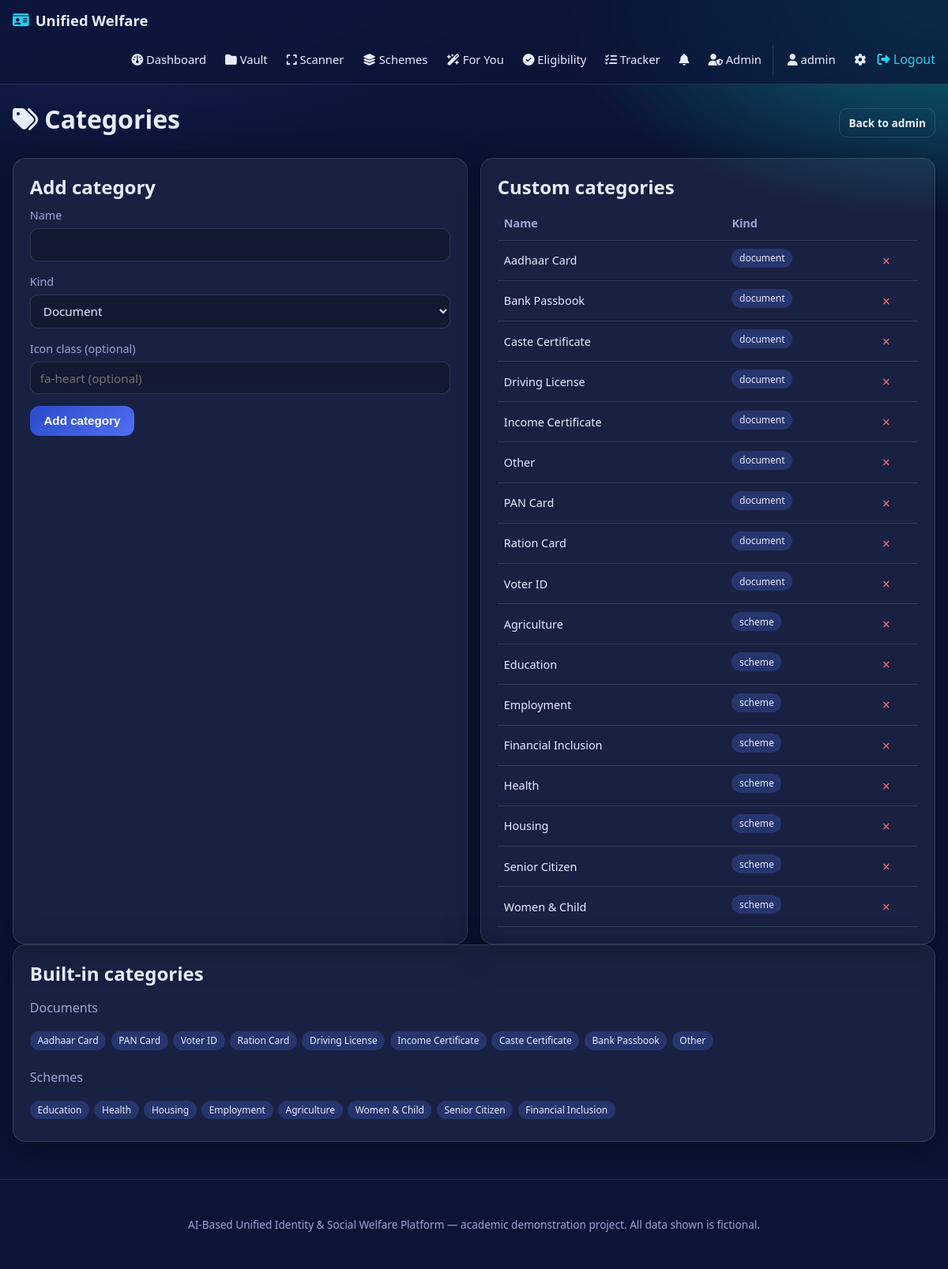
The app's page /admin/categories (signed in) with its own data.
### models.py (models this page shows, shortened)
class User(UserMixin, db.Model):
    __tablename__ = "users"
    id = db.Column(db.Integer, primary_key=True)
    username = db.Column(db.String(80), unique=True, nullable=False, index=True)
    email = db.Column(db.String(120), unique=True, nullable=False, index=True)
    password_hash = db.Column(db.String(255), nullable=False)
    role = db.Column(db.String(20), nullable=False, default="user")  # user | admin
    account_active = db.Column(db.Boolean, nullable=False, default=True)
    full_name = db.Column(db.String(120))
    age = db.Column(db.Integer)
    gender = db.Column(db.String(20))
    annual_income = db.Column(db.Integer)          # in INR
    social_category = db.Column(db.String(20))     # General / OBC / SC / ST / EWS
    occupation = db.Column(db.String(80))
    state = db.Column(db.String(80))
    is_student = db.Column(db.Boolean, default=False)
    is_farmer = db.Column(db.Boolean, default=False)
    is_differently_abled = db.Column(db.Boolean, default=False)
    created_at = db.Column(db.DateTime, default=_now)
    updated_at = db.Column(db.DateTime, default=_now, onupdate=_now)
    documents = db.relationship("Document", backref="owner", lazy=True,
                                cascade="all, delete-orphan")
    recommendations = db.relationship("Recommendation", backref="user", lazy=True,
                                      cascade="all, delete-orphan")
    eligibility_checks = db.relationship("EligibilityCheck", backref="user", lazy=True,
                                         cascade="all, delete-orphan")
    applications = db.relationship("Application", backref="user", lazy=True,
                                   cascade="all, delete-orphan")
    notifications = db.relationship("Notification", backref="user", lazy=True,
                                    cascade="all, delete-orphan")
    @property
    def is_admin(self):
        return self.role == "admin"
    @property
    def is_active(self):
        return bool(self.account_active)

class Category(db.Model):
    __tablename__ = "categories"
    id = db.Column(db.Integer, primary_key=True)
    name = db.Column(db.String(80), unique=True, nullable=False)
    kind = db.Column(db.String(20), nullable=False)   # document | scheme
    icon = db.Column(db.String(40))
    created_at = db.Column(db.DateTime, default=_now)

### routes/admin.py (the view, shortened to what this page needs)
@admin_bp.route("/categories", methods=["GET", "POST"])
def categories():
    form = CategoryForm()
    all_categories = Category.query.order_by(Category.kind, Category.name).all()
    return render_template("admin/categories.html", form=form,
                           categories=all_categories,
                           builtin_doc=Config.DOCUMENT_CATEGORIES,
                           builtin_scheme=Config.SCHEME_CATEGORIES)

### forms.py
class CategoryForm(FlaskForm):
    name = StringField("Name", validators=[DataRequired(), Length(max=80)])
    kind = SelectField("Kind", choices=[("document", "Document"), ("scheme", "Scheme")],
                       validators=[DataRequired()])
    icon = StringField("Icon class (optional)", validators=[Optional(), Length(max=40)])
    submit = SubmitField("Add category")

### routes/admin.py (called while the page is built)
@admin_bp.before_request
@login_required
def _guard():
    if not current_user.is_admin:
        abort(403)

### templates/admin/categories.html (shortened to what this page needs)
{% extends "base.html" %}
{% from "_macros.html" import field %}
{% block content %}
<div class="page-head row-between">
  <h1><i class="fa-solid fa-tags"></i> Categories</h1>
  <a class="btn btn-ghost btn-small" href="{{ url_for('admin.dashboard') }}">Back to admin</a>
</div>
<div class="grid grid-2">
  <div class="card">
    <h2>Add category</h2>
    <form method="post" novalidate>
      {{ field(form.name) }}
      {{ field(form.kind) }}
      {{ field(form.icon, "fa-heart (optional)") }}
      {{ form.submit(class="btn") }}
    </form>
  </div>
  <div class="card">
    <h2>Custom categories</h2>
    {% if categories %}
      <table class="table">
        <thead><tr><th>Name</th><th>Kind</th><th></th></tr></thead>
        <tbody>
          {% for c in categories %}
            <tr><td>{{ c.name }}</td><td><span class="pill">{{ c.kind }}</span></td>
              <td><form method="post" class="inline"
                        action="{{ url_for('admin.category_delete', cat_id=c.id) }}">
                  <button class="link-btn danger">&times;</button></form></td></tr>
          {% endfor %}
        </tbody>
      </table>
    {% else %}<p class="muted">No custom categories.</p>{% endif %}
  </div>
</div>
<div class="card">
  <h2>Built-in categories</h2>
  <p class="muted">Documents</p>
  <div class="doc-pills">{% for c in builtin_doc %}<span class="pill">{{ c }}</span>{% endfor %}</div>
  <p class="muted" style="margin-top:1rem">Schemes</p>
  <div class="doc-pills">{% for c in builtin_scheme %}<span class="pill">{{ c }}</span>{% endfor %}</div>
</div>
{% endblock %}

### templates/base.html (shortened to what this page needs)
<!doctype html>
<html lang="en">
<head>
  <link rel="stylesheet"
        href="https://cdnjs.cloudflare.com/ajax/libs/font-awesome/6.5.1/css/all.min.css">
  <link rel="stylesheet" href="{{ url_for('static', filename='css/style.css') }}">
</head>
<body>
<nav class="navbar">
  <div class="nav-inner">
    <a class="brand" href="{{ url_for('main.index') }}">
      <i class="fa-solid fa-id-card"></i> <span>Unified Welfare</span>
    </a>
    <div class="nav-links">
      {% if current_user.is_authenticated %}
        <a href="{{ url_for('main.dashboard') }}"><i class="fa-solid fa-gauge"></i> Dashboard</a>
        <a href="{{ url_for('documents.list_documents') }}"><i class="fa-solid fa-folder"></i> Vault</a>
        <a href="{{ url_for('scanner.list_scanner') }}"><i class="fa-solid fa-expand"></i> Scanner</a>
        <a href="{{ url_for('schemes.explore') }}"><i class="fa-solid fa-layer-group"></i> Schemes</a>
        <a href="{{ url_for('recommendations.index') }}"><i class="fa-solid fa-wand-magic-sparkles"></i> For You</a>
        <a href="{{ url_for('eligibility.check') }}"><i class="fa-solid fa-circle-check"></i> Eligibility</a>
        <a href="{{ url_for('applications.list_applications') }}"><i class="fa-solid fa-list-check"></i> Tracker</a>
        <a href="{{ url_for('main.notifications') }}" class="bell">
          <i class="fa-solid fa-bell"></i>
        </a>
        {% if current_user.is_admin %}
          <a href="{{ url_for('admin.dashboard') }}"><i class="fa-solid fa-user-shield"></i> Admin</a>
        {% endif %}
        <div class="nav-user">
          <a href="{{ url_for('auth.profile') }}"><i class="fa-solid fa-user"></i> {{ current_user.username }}</a>
          <a href="{{ url_for('main.settings') }}" title="Settings"><i class="fa-solid fa-gear"></i></a>
          <form method="post" action="{{ url_for('auth.logout') }}" class="inline">
            <button type="submit" class="link-btn"><i class="fa-solid fa-right-from-bracket"></i> Logout</button>
          </form>
        </div>
      {% else %}
        <a href="{{ url_for('schemes.explore') }}">Schemes</a>
        <a href="{{ url_for('auth.login') }}">Log in</a>
        <a href="{{ url_for('auth.register') }}" class="btn btn-small">Sign up</a>
      {% endif %}
    </div>
  </div>
</nav>
<main id="main" class="container">
  {% block content %}{% endblock %}
</main>
<footer class="footer">
  <p>AI-Based Unified Identity &amp; Social Welfare Platform &mdash;
     academic demonstration project. All data shown is fictional.</p>
</footer>
</body>
</html>

### static/css/style.css (style rules this page uses)
:root { --navy: #0b1437; --navy-2: #14205a; --royal: #2b4acb; --royal-light: #4f6ff0; --cyan: #22d3ee; --cyan-deep: #0891b2; --ink: #0f172a; --text: #e8ecff; --muted: #9aa6d6; --card: rgba(255, 255, 255, 0.06); --card-border: rgba(255, 255, 255, 0.12); --ok: #34d399; --warn: #fbbf24; --danger: #f87171; --radius: 16px; --shadow: 0 10px 40px rgba(0, 0, 0, 0.35); }
* { box-sizing: border-box; }
html { scroll-behavior: smooth; }
body { margin: 0; font-family: "Segoe UI", system-ui, -apple-system, Roboto, Arial, sans-serif; color: var(--text); background: radial-gradient(1200px 600px at 10% -10%, #1b2a6b 0%, transparent 60%), radial-gradient(900px 500px at 100% 0%, #0b6b7a 0%, transparent 55%), var(--navy); min-height: 100vh; line-height: 1.6; }
a { color: var(--cyan); text-decoration: none; }
h1, h2, h3 { line-height: 1.25; margin: 0 0 .6rem; }
.navbar { position: sticky; top: 0; z-index: 100; background: rgba(11, 20, 55, 0.75); backdrop-filter: blur(12px); border-bottom: 1px solid var(--card-border); }
.nav-inner { max-width: 1200px; margin: 0 auto; padding: .7rem 1rem; display: flex; align-items: center; gap: 1rem; flex-wrap: wrap; }
.brand { font-weight: 700; font-size: 1.15rem; color: var(--text); display: flex; align-items: center; gap: .5rem; }
.brand i { color: var(--cyan); }
.nav-links { display: flex; align-items: center; gap: .3rem; margin-left: auto; flex-wrap: wrap; }
.nav-links a { color: var(--text); padding: .45rem .6rem; border-radius: 10px; font-size: .92rem; }
.nav-user { display: flex; align-items: center; gap: .3rem; padding-left: .5rem; border-left: 1px solid var(--card-border); }
.bell { position: relative; }
.container { max-width: 1200px; margin: 0 auto; padding: 1.5rem 1rem 3rem; }
.page-head { margin-bottom: 1.2rem; }
.row-between { display: flex; align-items: center; justify-content: space-between; gap: 1rem; flex-wrap: wrap; }
.grid { display: grid; gap: 1rem; }
.grid-2 { grid-template-columns: repeat(2, 1fr); }
.card { background: var(--card); border: 1px solid var(--card-border); border-radius: var(--radius); padding: 1.3rem; box-shadow: var(--shadow); backdrop-filter: blur(6px); }
.btn { display: inline-flex; align-items: center; gap: .45rem; cursor: pointer; background: linear-gradient(135deg, var(--royal), var(--royal-light)); color: #fff; border: none; padding: .65rem 1.1rem; border-radius: 12px; font-size: .95rem; font-weight: 600; transition: transform .08s, box-shadow .2s; }
.btn-small { padding: .4rem .7rem; font-size: .85rem; border-radius: 10px; }
.btn-ghost { background: transparent; border: 1px solid var(--card-border); color: var(--text); }
.link-btn { background: none; border: none; color: var(--cyan); cursor: pointer; font: inherit; padding: 0; }
.link-btn.danger { color: var(--danger); font-size: 1.1rem; }
.inline { display: inline; }
.form-group label { display: block; margin-bottom: .3rem; font-size: .9rem; color: var(--muted); }
.input, input[type=text], input[type=email], input[type=password], input[type=number], input[type=date], select, textarea { width: 100%; padding: .6rem .75rem; border-radius: 10px; border: 1px solid var(--card-border); background: rgba(0,0,0,.25); color: var(--text); font-size: .95rem; font-family: inherit; }
.muted { color: var(--muted); }
.danger { color: var(--danger); }
.pill { display: inline-block; background: rgba(79,111,240,.25); color: var(--text); padding: .15rem .6rem; border-radius: 999px; font-size: .75rem; margin-bottom: .4rem; }
.table { width: 100%; border-collapse: collapse; }
.table th, .table td { text-align: left; padding: .6rem .5rem; border-bottom: 1px solid var(--card-border); font-size: .9rem; }
.table th { color: var(--muted); font-weight: 600; }
.doc-pills { display: flex; flex-wrap: wrap; gap: .4rem; list-style: none; padding: 0; }
.footer { text-align: center; padding: 2rem 1rem; color: var(--muted); font-size: .85rem; border-top: 1px solid var(--card-border); }

### records on screen
User: username "admin"
Category: name "Aadhaar Card", kind "document"
Category: name "Bank Passbook", kind "document"
Category: name "Caste Certificate", kind "document"
Category: name "Driving License", kind "document"
Category: name "Income Certificate", kind "document"
Category: name "Other", kind "document"
Category: name "PAN Card", kind "document"
Category: name "Ration Card", kind "document"
Category: name "Voter ID", kind "document"
Category: name "Agriculture", kind "scheme"
Category: name "Education", kind "scheme"
Category: name "Employment", kind "scheme"
Category: name "Financial Inclusion", kind "scheme"
Category: name "Health", kind "scheme"
Category: name "Housing", kind "scheme"
Category: name "Senior Citizen", kind "scheme"
Category: name "Women & Child", kind "scheme"

### other values on screen
{{ f.label }} "Name Kind Icon class (optional)"
{{ c }} "Aadhaar Card" "PAN Card" "Voter ID" "Ration Card" "Driving License" "Income Certificate" "Caste Certificate" "Bank Passbook" "Other"
{{ c }} "Education" "Health" "Housing" "Employment" "Agriculture" "Women & Child" "Senior Citizen" "Financial Inclusion"
